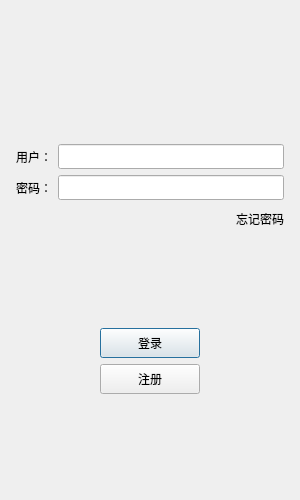
<?xml version="1.0" encoding="UTF-8"?>
<ui version="4.0">
 <class>LoginDialog</class>
 <widget class="QDialog" name="LoginDialog">
  <property name="geometry">
   <rect>
    <x>0</x>
    <y>0</y>
    <width>300</width>
    <height>500</height>
   </rect>
  </property>
  <property name="minimumSize">
   <size>
    <width>300</width>
    <height>500</height>
   </size>
  </property>
  <property name="maximumSize">
   <size>
    <width>300</width>
    <height>500</height>
   </size>
  </property>
  <property name="windowTitle">
   <string>Dialog</string>
  </property>
  <layout class="QVBoxLayout" name="verticalLayout_3">
   <item>
    <layout class="QVBoxLayout" name="verticalLayout">
     <property name="leftMargin">
      <number>5</number>
     </property>
     <property name="topMargin">
      <number>5</number>
     </property>
     <property name="rightMargin">
      <number>5</number>
     </property>
     <property name="bottomMargin">
      <number>5</number>
     </property>
     <item>
      <widget class="QWidget" name="widget" native="true">
       <layout class="QGridLayout" name="gridLayout">
        <item row="0" column="0">
         <widget class="QLabel" name="label">
          <property name="text">
           <string/>
          </property>
          <property name="pixmap">
           <pixmap resource="logo.qrc">:/res/ice.png</pixmap>
          </property>
          <property name="alignment">
           <set>Qt::AlignmentFlag::AlignCenter</set>
          </property>
         </widget>
        </item>
       </layout>
      </widget>
     </item>
     <item>
      <spacer name="verticalSpacer">
       <property name="orientation">
        <enum>Qt::Orientation::Vertical</enum>
       </property>
       <property name="sizeHint" stdset="0">
        <size>
         <width>20</width>
         <height>40</height>
        </size>
       </property>
      </spacer>
     </item>
     <item>
      <layout class="QHBoxLayout" name="_1_user_layout">
       <item>
        <widget class="QLabel" name="user_label">
         <property name="minimumSize">
          <size>
           <width>0</width>
           <height>25</height>
          </size>
         </property>
         <property name="maximumSize">
          <size>
           <width>16777215</width>
           <height>25</height>
          </size>
         </property>
         <property name="text">
          <string>用户：</string>
         </property>
        </widget>
       </item>
       <item>
        <widget class="QLineEdit" name="user_edit">
         <property name="minimumSize">
          <size>
           <width>0</width>
           <height>25</height>
          </size>
         </property>
         <property name="maximumSize">
          <size>
           <width>16777215</width>
           <height>25</height>
          </size>
         </property>
        </widget>
       </item>
      </layout>
     </item>
     <item>
      <layout class="QHBoxLayout" name="_2_passwd_layout">
       <item>
        <widget class="QLabel" name="passwd_label">
         <property name="minimumSize">
          <size>
           <width>0</width>
           <height>25</height>
          </size>
         </property>
         <property name="maximumSize">
          <size>
           <width>16777215</width>
           <height>25</height>
          </size>
         </property>
         <property name="text">
          <string>密码：</string>
         </property>
        </widget>
       </item>
       <item>
        <widget class="QLineEdit" name="passwd_edit">
         <property name="minimumSize">
          <size>
           <width>0</width>
           <height>25</height>
          </size>
         </property>
         <property name="maximumSize">
          <size>
           <width>16777215</width>
           <height>25</height>
          </size>
         </property>
        </widget>
       </item>
      </layout>
     </item>
     <item>
      <layout class="QHBoxLayout" name="_3_forget_passwd_layout">
       <item>
        <spacer name="forget_passwd_spacer">
         <property name="orientation">
          <enum>Qt::Orientation::Horizontal</enum>
         </property>
         <property name="sizeHint" stdset="0">
          <size>
           <width>40</width>
           <height>20</height>
          </size>
         </property>
        </spacer>
       </item>
       <item>
        <widget class="QLabel" name="forget_passwd_label">
         <property name="minimumSize">
          <size>
           <width>0</width>
           <height>25</height>
          </size>
         </property>
         <property name="maximumSize">
          <size>
           <width>16777215</width>
           <height>25</height>
          </size>
         </property>
         <property name="text">
          <string>忘记密码</string>
         </property>
        </widget>
       </item>
      </layout>
     </item>
     <item>
      <spacer name="verticalSpacer_2">
       <property name="orientation">
        <enum>Qt::Orientation::Vertical</enum>
       </property>
       <property name="sizeHint" stdset="0">
        <size>
         <width>20</width>
         <height>40</height>
        </size>
       </property>
      </spacer>
     </item>
     <item>
      <layout class="QHBoxLayout" name="_4_login_button_layout">
       <item>
        <spacer name="login_left_spacer">
         <property name="orientation">
          <enum>Qt::Orientation::Horizontal</enum>
         </property>
         <property name="sizeHint" stdset="0">
          <size>
           <width>40</width>
           <height>20</height>
          </size>
         </property>
        </spacer>
       </item>
       <item>
        <widget class="QPushButton" name="login_button">
         <property name="minimumSize">
          <size>
           <width>100</width>
           <height>30</height>
          </size>
         </property>
         <property name="text">
          <string>登录</string>
         </property>
        </widget>
       </item>
       <item>
        <spacer name="login_right_spacer">
         <property name="orientation">
          <enum>Qt::Orientation::Horizontal</enum>
         </property>
         <property name="sizeHint" stdset="0">
          <size>
           <width>40</width>
           <height>20</height>
          </size>
         </property>
        </spacer>
       </item>
      </layout>
     </item>
     <item>
      <layout class="QHBoxLayout" name="_5_register_button_layout">
       <item>
        <spacer name="register_left_spacer">
         <property name="orientation">
          <enum>Qt::Orientation::Horizontal</enum>
         </property>
         <property name="sizeHint" stdset="0">
          <size>
           <width>40</width>
           <height>20</height>
          </size>
         </property>
        </spacer>
       </item>
       <item>
        <widget class="QPushButton" name="register_button">
         <property name="minimumSize">
          <size>
           <width>100</width>
           <height>30</height>
          </size>
         </property>
         <property name="text">
          <string>注册</string>
         </property>
        </widget>
       </item>
       <item>
        <spacer name="register_right_spacer">
         <property name="orientation">
          <enum>Qt::Orientation::Horizontal</enum>
         </property>
         <property name="sizeHint" stdset="0">
          <size>
           <width>40</width>
           <height>20</height>
          </size>
         </property>
        </spacer>
       </item>
      </layout>
     </item>
     <item>
      <spacer name="verticalSpacer_3">
       <property name="orientation">
        <enum>Qt::Orientation::Vertical</enum>
       </property>
       <property name="sizeHint" stdset="0">
        <size>
         <width>20</width>
         <height>40</height>
        </size>
       </property>
      </spacer>
     </item>
    </layout>
   </item>
  </layout>
 </widget>
 <resources>
  <include location="logo.qrc"/>
 </resources>
 <connections/>
</ui>
